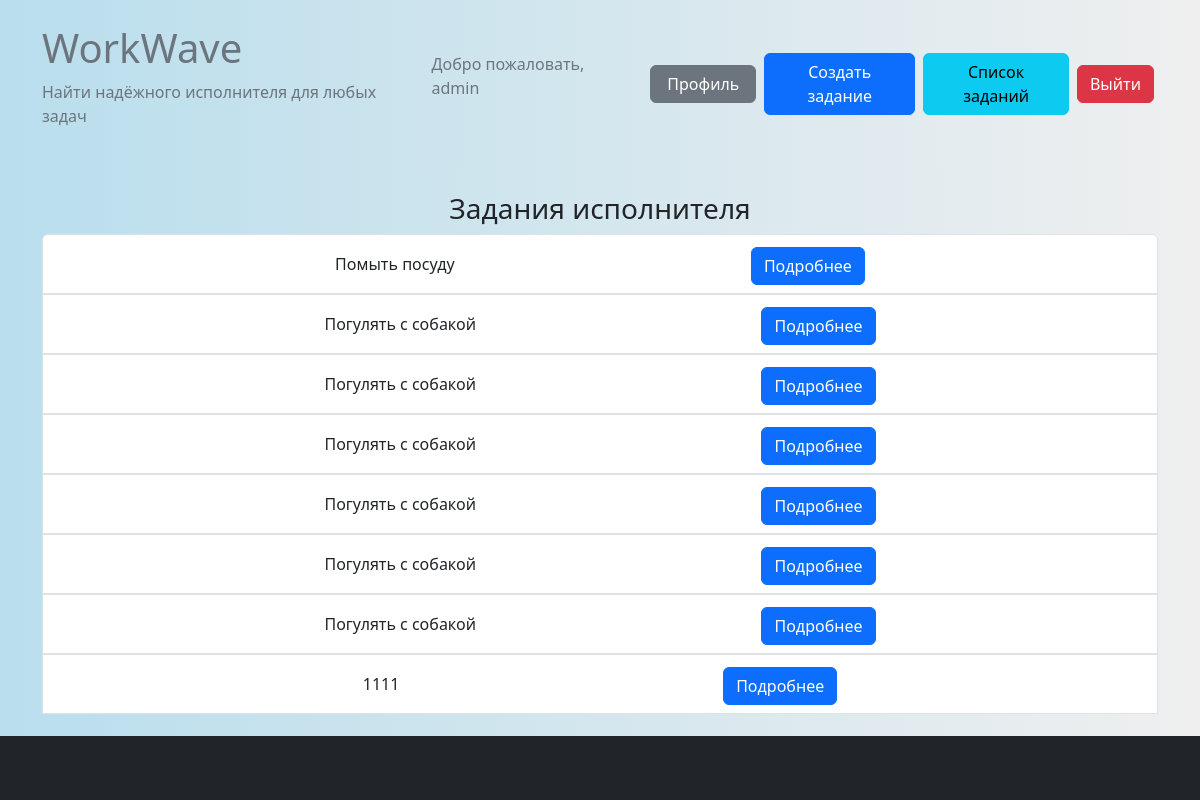
Before: /executor_tasks/ (signed in) with the older database file.
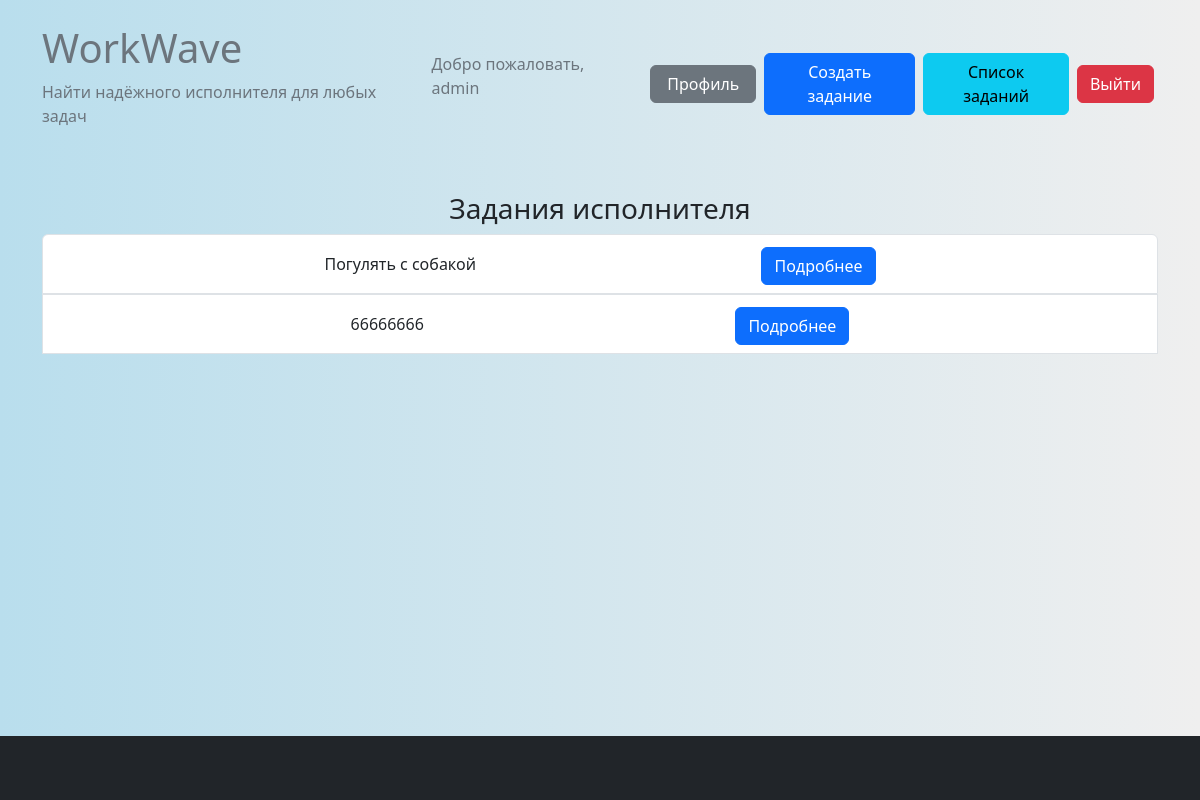
After: the same page with the newer database file.
### tasks/models.py (models this page shows, shortened)
class Task(models.Model):
    title = models.CharField(max_length=200)
    image_task = models.ImageField(upload_to='media/image_task/', null=True, blank=True)
    description = models.TextField()
    customer = models.ForeignKey(CustomUser, on_delete=models.CASCADE, related_name='customer_tasks')
    executor = models.ForeignKey(CustomUser, on_delete=models.SET_NULL, null=True, blank=True,
                                 related_name='executor_tasks')
    created_at = models.DateTimeField(auto_now_add=True)
    due_date = models.DateTimeField()
    is_completed = models.BooleanField(default=False)
    canceled_by = models.ForeignKey(CustomUser, on_delete=models.SET_NULL, null=True,
                                    blank=True, related_name='canceled_tasks')
    canceled_at = models.DateTimeField(null=True, blank=True)

### tasks/views.py (the view)
# urls.py: path('executor_tasks/', view_tasks.executor_tasks, name='executor_tasks'),
def executor_tasks(request):
    executor_tasks = Task.objects.filter(executor=request.user)
    return render(request, 'tasks/executor_tasks.html', {'executor_tasks': executor_tasks})

### templates/tasks/executor_tasks.html (shortened to what this page needs)
{% extends 'base.html' %}
{% block content %}
<h3 class="text-center">Задания исполнителя</h3>
<ul class="list-group">
    {% for task in executor_tasks %}
    <li class="list-group-item d-flex justify-content-evenly align-items-center">
        <div>
            {{ task.title }}
        </div>
        <button type="button" class="btn btn-primary mt-1" data-toggle="modal" data-target="#taskModal{{ task.id }}"
                style="margin-left: 20px;">
            Подробнее
        </button>
    </li>
    {% endfor %}
</ul>
{% endblock %}

Changed rows visible on the page:
no longer on this page (row edited): Task: title "Помыть посуду"
no longer on this page (row edited): Task: title "Погулять с собакой"
no longer on this page (row edited): Task: title "Погулять с собакой"
no longer on this page (row edited): Task: title "Погулять с собакой"
no longer on this page (row edited): Task: title "Погулять с собакой"
no longer on this page (row edited): Task: title "Погулять с собакой"
no longer on this page (row edited): Task: title "1111"
added Task: title "66666666"
